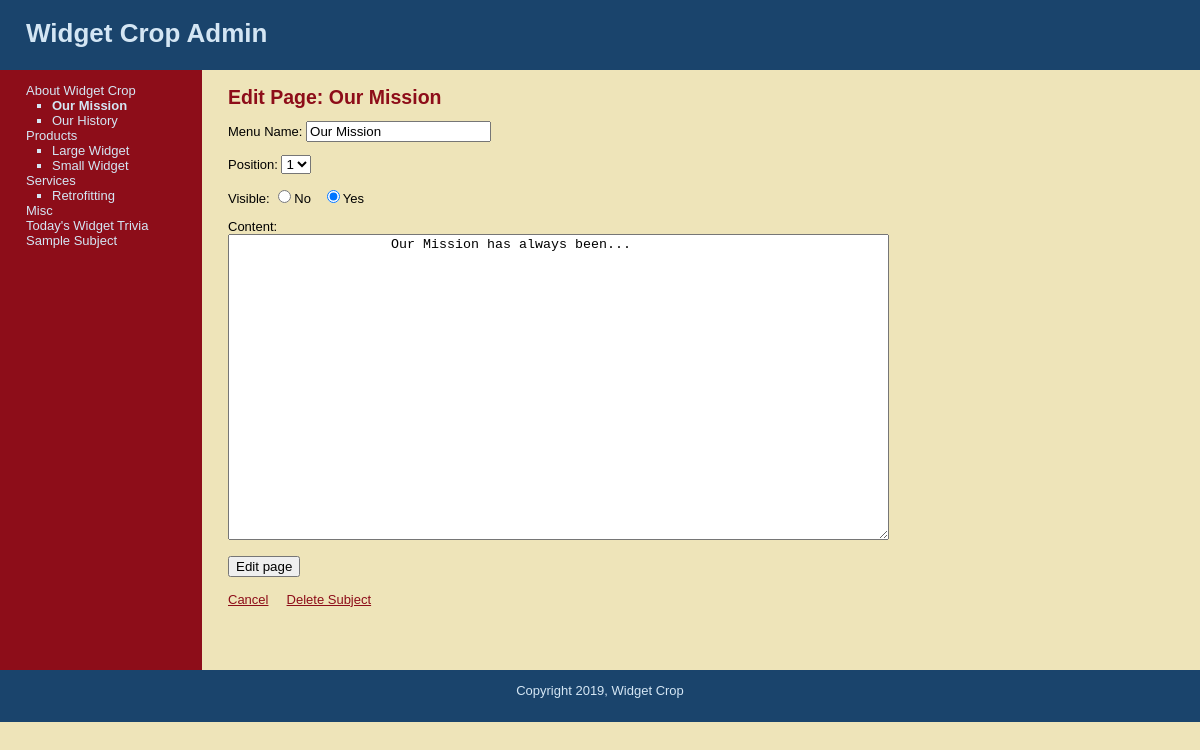
The page /edit_page.php?page=1 (signed in) on the database its author committed.
### tables this page shows
CREATE TABLE `subjects` (
  `id` int(11) NOT NULL,
  `menu_name` varchar(30) NOT NULL,
  `position` int(3) NOT NULL,
  `visible` tinyint(1) NOT NULL
);

CREATE TABLE `pages` (
  `id` int(11) NOT NULL,
  `subject_id` int(11) NOT NULL,
  `menu_name` varchar(30) NOT NULL,
  `position` int(3) NOT NULL,
  `visible` tinyint(1) NOT NULL,
  `content` text DEFAULT NULL
);

### public/edit_page.php (the view, shortened to what this page needs)
<?php require_once("../includes/db_connection.php"); ?>
<?php require_once("../includes/functions.php"); ?>
<?php find_selected_page(); ?>
<?php include("../includes/layouts/header.php"); ?>
<div id="main">
    <div id="navigation">
        <?php echo navigation($current_subject, $current_page); ?>
    </div>
    <div id="page">
        <h2>Edit Page: <?php echo htmlentities($current_page["menu_name"]); ?></h2>
        <form action="edit_page.php?page=<?php echo urlencode($current_page["id"]); ?>" method="post">
            <p>Menu Name:
                <input type="text" name="menu_name"
                    value="<?php echo htmlentities($current_page["menu_name"]); ?>" />
            </p>
            <p>Position:
                <select name="position">
                <?php
                    $page_set = find_pages_for_subjects($current_page["subject_id"]);
                    $page_count = mysqli_num_rows($page_set);
                    for($count=1; $count <= $page_count; $count++)
                    {
                        echo "<option value=\"{$count}\"";
                        if($current_page["position"] == $count) {
                            echo " selected";
                        }
                        echo ">{$count}</option>";
                    }
                ?>
                </select>
            </p>
            <p>Visible:
                <input type="radio" name="visible" value="0"
                    <?php if ($current_page["visible"] == 0) {echo "checked"; } ?>/>No
                &nbsp;
                <input type="radio" name="visible" value="1"
                    <?php if ($current_page["visible"] == 1) {echo "checked"; } ?>/>Yes
            </p>
            <p>Content:<br />
                <textarea name="content" cols="80" rows="20">
                    <?php echo htmlentities($current_page["content"]); ?>
                </textarea>
            </p>
            <input type="submit" name="submit" value="Edit page" />
        </form>
        <br />
        <a href="manage_content.php?page=<?php echo urlencode($current_page["id"]); ?>">Cancel</a>
        <a href="delete_page.php?page=<?php echo urlencode($current_page["id"]); ?>"
         onclick="return confirm('Are you sure?');">Delete Subject</a>
    </div>
</div>
<?php include("../includes/layouts/footer.php"); ?>

### includes/functions.php (shortened to what this page needs)
<?php
    function find_all_subjects($public=true) {
        global $connection;
        $query = "SELECT * ";
        $query .= "FROM subjects ";
        $query .= "ORDER BY position ASC";
        $subject_set = mysqli_query($connection, $query);
        return $subject_set;
    }
    function find_pages_for_subjects($subject_id, $public=true) {
        global $connection;
        $safe_subject_id = mysqli_real_escape_string($connection, $subject_id);
        $query = "SELECT * ";
        $query .= "FROM pages ";
        $query .= "WHERE subject_id = {$safe_subject_id} ";
        if($public) {
            $query .= "AND visible = 1 ";
        }
        $query .= "ORDER BY position ASC";
        $page_set = mysqli_query($connection, $query);
        return $page_set;
    }
    function find_page_by_id($page_id, $public=true) {
        global $connection;
        $safe_page_id = mysqli_real_escape_string($connection, $page_id);
        $query = "SELECT * ";
        $query .= "FROM pages ";
        $query .= "WHERE id = {$safe_page_id} ";
        $query .= "LIMIT 1";
        $page_set = mysqli_query($connection, $query);
        if($page = mysqli_fetch_assoc($page_set)) {
            return $page;
        } else {
            return null;
        }
    }
    function find_selected_page($public=false) {
        if(isset($_GET["subject"])) {
            $current_subject = find_subject_by_id($_GET["subject"], $public);
            if($current_subject && $public) {
                $current_page = find_default_page_for_subject($current_subject["id"]);
            } else {
                $current_page = null;
            }
        } elseif (isset($_GET["page"])) {
            $current_subject = null;
            $current_page = find_page_by_id($_GET["page"], $public);
        } else {
            $current_subject = null;
            $current_page = null;
        }
    }
    function navigation($subject_array, $page_array) {
        $output = "<ul class=\"subjects\">";
        $subject_set = find_all_subjects(false);
        while($subject = mysqli_fetch_assoc($subject_set)) {
            $output .= "<li";
                $output .= ">";
                $output .= "<a href=\"manage_content.php?subject=";
                $output .= urlencode($subject['id']);
                $output .= "\">";
                $output .= htmlentities($subject["menu_name"]);
                $output .= "</a>";
                $page_set = find_pages_for_subjects($subject['id']);
                $output .= "<ul class=\"pages\">";
                while($page = mysqli_fetch_assoc($page_set)) {
                    $output .= " <li";
                    if( $page_array && $page['id'] == $page_array['id'] ) {
                        $output .= " class=\"selected\"";
                    }
                    $output .= ">";
                    $output .= "<a href=\"manage_content.php?page=";
                    $output .= urlencode($page['id']);
                    $output .= "\">";
                    $output .= htmlentities($page["menu_name"]);
                    $output .= "</a></li>";
                }
                $output .= "</ul></li>";
            }
        $output .= "</ul>";
        return $output;
    }
?>

### public/css/public.css (style rules this page uses)
html { height:100%; width:100% }
body { width: 100%; height: 100%; margin:0; padding: 0; border:0; font-family: Verdana, Geneva, Tahoma, sans-serif; font-size: 13px; line-height: 15px; background: #EEE4B9; }
a { color: #8D0D19; }
#main { height: 600px; width: 100%; margin: 0; padding: 0; background-color: #EEE4B9; }
#navigation { float: left; width: 150px; height: 100%; margin: 0; padding: 0 2em; color: #D4E6F4; background-color: #8D0D19; }
#navigation a { color: #D4E6F4; text-decoration: none; }
ul.subjects { margin: 1em 0; padding-left: 0; list-style: none; }
ul.pages { padding-left: 2em; list-style: square; font-weight: normal; }
.selected { font-weight: bold; }
#page { float: left; height: 100%; padding-left: 2em; vertical-align: top; background-color: #EEE4B9; }
#page h2 { color: #8D0D19; margin-top: 1em; }

### rows shown on the page
subjects: value "About Widget Crop"
pages: value "Our Mission", menu_name "Our Mission", position "1", visible "☑", content "Our Mission has always been..."
pages: value "Our History"
subjects: value "Products"
pages: value "Large Widget"
pages: value "Small Widget"
subjects: value "Services"
pages: value "Retrofitting"
subjects: value "Misc"
subjects: value "Today's Widget Trivia"
subjects: value "Sample Subject"
